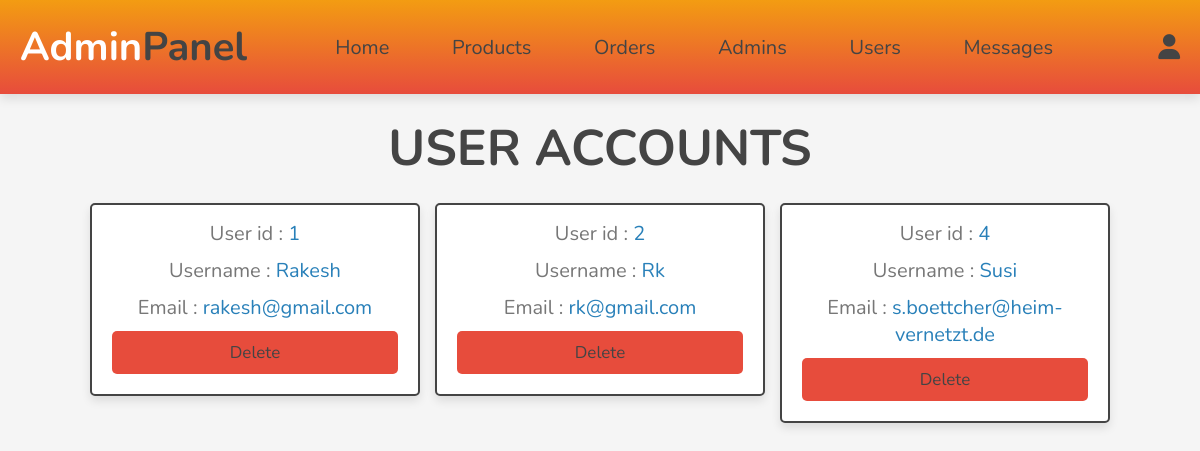
Page /admin/users_accounts.php (signed in) on the earlier database version.
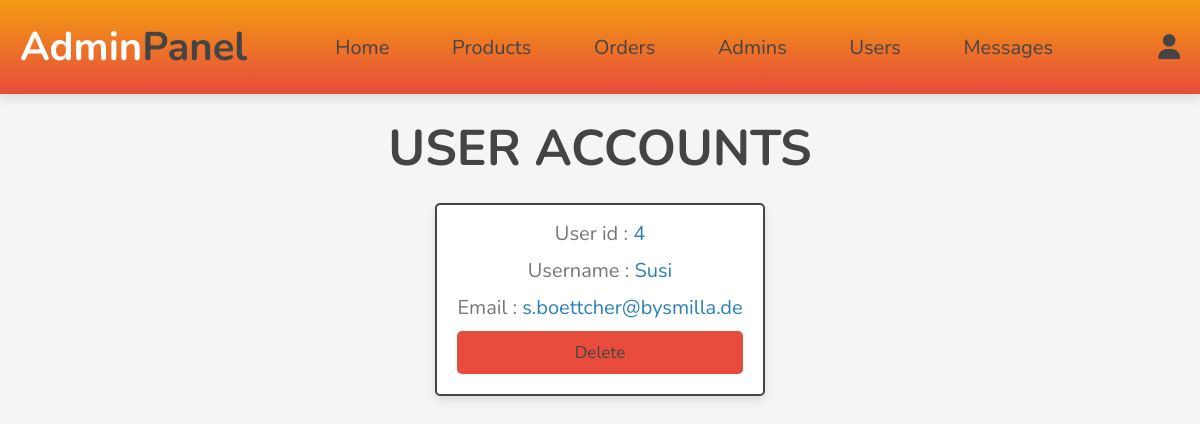
Same page on the later database version.
### tables this page shows
CREATE TABLE `users` (
  `id` int(100) NOT NULL,
  `name` varchar(20) NOT NULL,
  `email` varchar(50) NOT NULL,
  `password` varchar(50) NOT NULL
);

### admin/users_accounts.php (the view, shortened to what this page needs)
<?php
include '../components/connect.php';
?>
<!DOCTYPE html>
<html lang="en">
<head>
   <link rel="stylesheet" href="https://cdnjs.cloudflare.com/ajax/libs/font-awesome/6.1.1/css/all.min.css">
   <link rel="stylesheet" href="../css/admin_style.css">
</head>
<body>
<?php include '../components/admin_header.php'; ?>
<section class="accounts">
   <h1 class="heading">User accounts</h1>
   <div class="box-container">
   <?php
      $select_accounts = $conn->prepare("SELECT * FROM `users`");
      $select_accounts->execute();
      if($select_accounts->rowCount() > 0){
         while($fetch_accounts = $select_accounts->fetch(PDO::FETCH_ASSOC)){
   ?>
   <div class="box">
      <p> User id : <span><?= $fetch_accounts['id']; ?></span> </p>
      <p> Username : <span><?= $fetch_accounts['name']; ?></span> </p>
      <p> Email : <span><?= $fetch_accounts['email']; ?></span> </p>
      <a href="users_accounts.php?delete=<?= $fetch_accounts['id']; ?>" onclick="return confirm('delete this account? the user related information will also be delete!')" class="delete-btn">delete</a>
   </div>
   <?php
         }
      }else{
         echo '<p class="empty">no accounts available!</p>';
      }
   ?>
   </div>
</section>
</body>
</html>

Differences in the rows shown:
removed users: id "1", name "Rakesh", email "rakesh@gmail.com"
removed users: id "2", name "Rk", email "rk@gmail.com"
changed users "Susi": email "s.boettcher@heim-vernetzt.de" → "s.boettcher@bysmilla.de"
